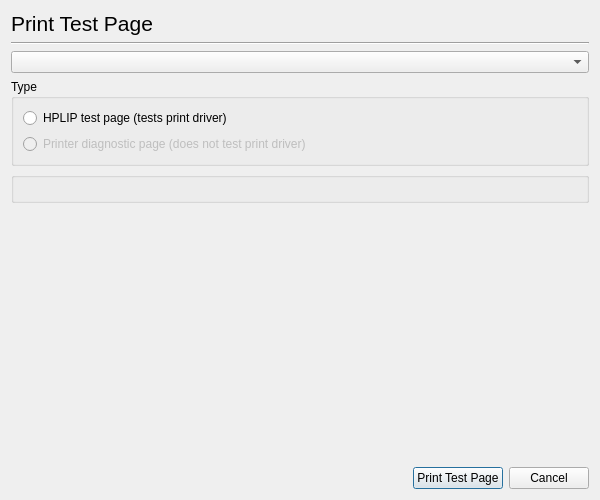
<ui version="4.0" >
 <class>Dialog</class>
 <widget class="QDialog" name="Dialog" >
  <property name="windowModality" >
   <enum>Qt::ApplicationModal</enum>
  </property>
  <property name="geometry" >
   <rect>
    <x>0</x>
    <y>0</y>
    <width>600</width>
    <height>500</height>
   </rect>
  </property>
  <property name="windowTitle" >
   <string>HP Device Manager - Print Test Page</string>
  </property>
  <layout class="QGridLayout" >
   <item row="0" column="0" >
    <widget class="QLabel" name="label" >
     <property name="font" >
      <font>
       <pointsize>16</pointsize>
      </font>
     </property>
     <property name="text" >
      <string>Print Test Page</string>
     </property>
    </widget>
   </item>
   <item row="1" column="0" colspan="4" >
    <widget class="Line" name="line" >
     <property name="orientation" >
      <enum>Qt::Horizontal</enum>
     </property>
    </widget>
   </item>
   <item row="2" column="0" colspan="4" >
    <widget class="PrinterNameComboBox" name="PrinterNameCombo" >
     <property name="sizePolicy" >
      <sizepolicy vsizetype="Preferred" hsizetype="Expanding" >
       <horstretch>0</horstretch>
       <verstretch>0</verstretch>
      </sizepolicy>
     </property>
    </widget>
   </item>
   <item row="3" column="0" colspan="4" >
    <widget class="QGroupBox" name="groupBox" >
     <property name="title" >
      <string>Type</string>
     </property>
     <layout class="QGridLayout" >
      <item row="0" column="0" >
       <widget class="QRadioButton" name="HPLIPTestPageRadioButton" >
        <property name="text" >
         <string>HPLIP test page (tests print driver)</string>
        </property>
       </widget>
      </item>
      <item row="1" column="0" >
       <widget class="QRadioButton" name="PrinterDiagnosticRadioButto" >
        <property name="enabled" >
         <bool>false</bool>
        </property>
        <property name="text" >
         <string>Printer diagnostic page (does not test print driver)</string>
        </property>
       </widget>
      </item>
     </layout>
    </widget>
   </item>
   <item row="4" column="0" colspan="4" >
    <widget class="LoadPaperGroupBox" name="LoadPaper" >
     <property name="title" >
      <string/>
     </property>
    </widget>
   </item>
   <item row="5" column="1" >
    <spacer>
     <property name="orientation" >
      <enum>Qt::Vertical</enum>
     </property>
     <property name="sizeType" >
      <enum>QSizePolicy::MinimumExpanding</enum>
     </property>
     <property name="sizeHint" >
      <size>
       <width>189</width>
       <height>61</height>
      </size>
     </property>
    </spacer>
   </item>
   <item row="6" column="0" colspan="2" >
    <spacer>
     <property name="orientation" >
      <enum>Qt::Horizontal</enum>
     </property>
     <property name="sizeHint" >
      <size>
       <width>400</width>
       <height>20</height>
      </size>
     </property>
    </spacer>
   </item>
   <item row="6" column="2" >
    <widget class="QPushButton" name="PrintTestpageButton" >
     <property name="text" >
      <string>Print Test Page</string>
     </property>
    </widget>
   </item>
   <item row="6" column="3" >
    <widget class="QPushButton" name="CancelButton" >
     <property name="text" >
      <string>Cancel</string>
     </property>
    </widget>
   </item>
  </layout>
 </widget>
 <customwidgets>
  <customwidget>
   <class>PrinterNameComboBox</class>
   <extends>QComboBox</extends>
   <header>printernamecombobox.h</header>
   <container>1</container>
  </customwidget>
  <customwidget>
   <class>LoadPaperGroupBox</class>
   <extends>QGroupBox</extends>
   <header>loadpapergroupbox.h</header>
   <container>1</container>
  </customwidget>
 </customwidgets>
 <resources/>
 <connections/>
</ui>
